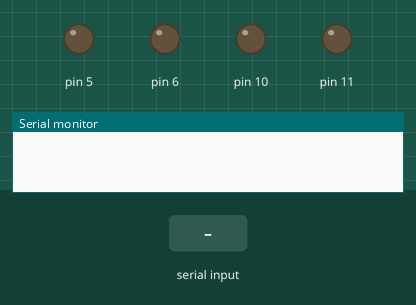
This sketch was run on a simulated Arduino Uno, built with avr-gcc and run on an emulated ATmega328P. Parts: output pins drawn as LEDs (lit = HIGH), the last lines printed to the serial monitor. The test bench sets the inputs (shaded band).

Above: at 1.2 s.
1.3 s: "f" received over Serial
At 2.0 s:
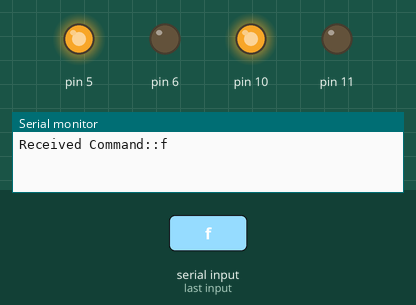
2.8 s: "b" received over Serial
At 3.2 s:
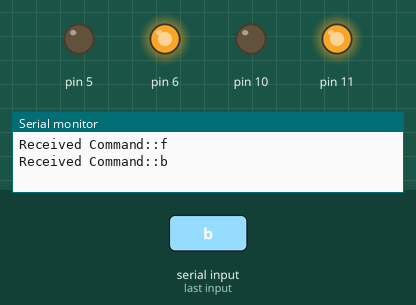
4.3 s: "l" received over Serial
At 5.5 s:
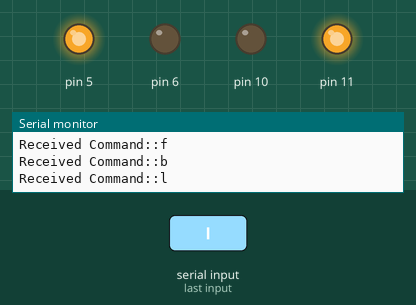
5.8 s: "r" received over Serial
At 22.0 s:
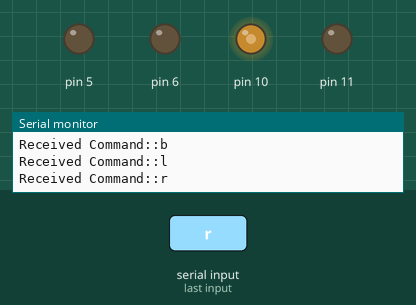
Timing chart, 0 to 22.3 s (numbered marks = the images above; inputs shaded):
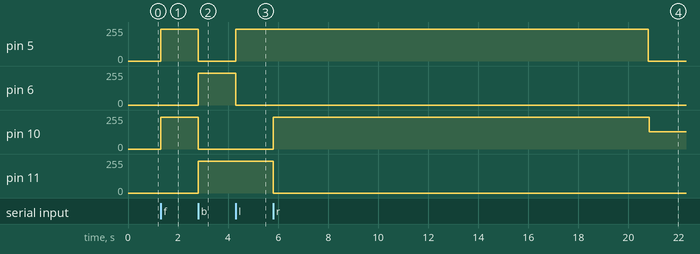

The sketch:

bluetooth_ar_rc_car_checkspeed_v2.ino
```cpp
#include<Motors.h>

Motors2  myMotors(5,6,10,11);
int speedd = 240;
long timerNewState = 0, timerBegin;

char state; //Takes commands
void setup()

{
  Serial.begin(57600);  //Fast bluetooth baud rate

}

void loop()
{
  // put your main code here, to run repeatedly:

  timerBegin = millis();

  if (Serial.available() > 0) //If command is comming in:
  {
    timerNewState = millis();
    //delayMicroseconds(2);     //store command in state variable
    checkspeed();
    state = Serial.read();
    Serial.print("Received Command::");
    Serial.print(state);
    // Serial.print(" And the direction:");
    Serial.println();
    // delayMicroseconds(1);
  }
  switch (state) //chooses action to run depending on command
  {
    case 'f':
      forward();
//      Serial.println("forward");

      // Serial.print(state);
      //delay(1000);
      break;
    case 'b':
      backward();
      //   Serial.println("backward");
      break;
    case 'l':
      leftt();
      //Serial.println("left");
      break;
    case'r':
      rightt();
      // Serial.println("right");
      break;
    case 's':
      stopp();
      // Serial.println("stop");
      break;
    /* case 'u':
       checkspeed();

       break;
      case 'd':
       checkspeed();

       break;
*/    default : //stopp();
      break;
  }
  //break;


  if (timerBegin - timerNewState > 15000) //No command for 300ms then stop
  {
    stopp();
  }


  //state='o'; //For resetting state
}                           //end of main function


//functions
//check speed
void checkspeed()
{
  if (Serial.peek() == 'u' || Serial.peek() == 'd')

  {

    char speedType =  Serial.read();

    if (speedType == 'u')
    {
      speedUp();
      //Serial.print(speedd);
    }
    else if (speedType == 'd')
    {
      speedDown();
      //Serial.print(speedd);
    }
    return;
  }

}


//Action-to-take functions
void forward()
{
myMotors.runMtr(speedd,speedd);
//Serial.print(speedd);
}
void backward()
{
    myMotors.runMtr(-speedd,-speedd);
  //  Serial.print(speedd);
}
void leftt()
{

  myMotors.runMtrLeft(speedd);
//
//Serial.print(speedd);

}
void rightt()
{
  myMotors.runMtrRight(speedd);
  //Serial.print(speedd);
}
void stopp()
{
myMotors.runMtr(0,0);
//Serial.print(speedd);
}
void speedUp()
{
  speedd += 10;

  if (speedd > 255)
  {
    speedd = 255;
  }

}
void speedDown()
{
  speedd -= 10;
  if (speedd < 120)
  {
    speedd = 120;
  }

}
```

Measured:
- after the input at 1.3 s, pin 5, pin 10: 0/255 → 240/255 at once
- after the input at 2.8 s, pin 5, pin 10: 240/255 → 0/255 at once; pin 6, pin 11: 0/255 → 240/255 at once
- after the input at 4.3 s, pin 5: 0/255 → 240/255 at once; pin 6: 240/255 → 0/255 at once
- after the input at 5.8 s, pin 5: 240/255 → 0/255 after 15.0 s; pin 10: 0/255 → 240/255 at once, → 129/255 15.0 s later; pin 11: 240/255 → 0/255 after 0.00 s instead of 13.5 s
